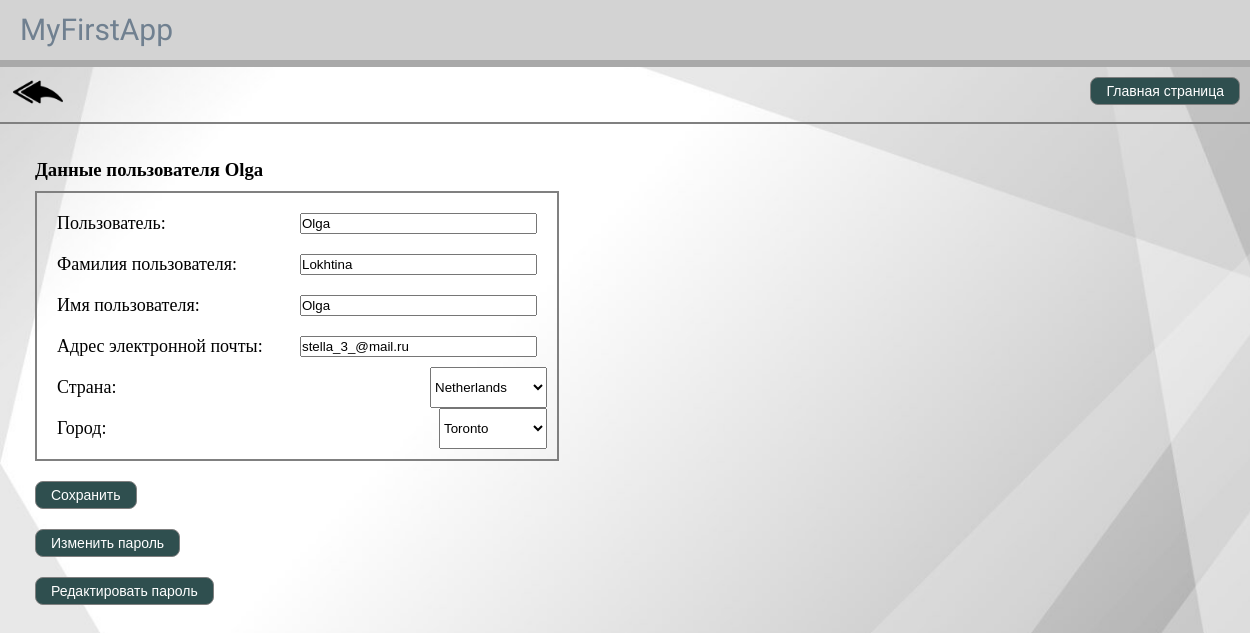
Page /users/main/profile/ (signed in) on the committed database.
### users/models.py (models this page shows)
class User(AbstractUser):
    country = models.ForeignKey(
        Country, default=None, null=True, on_delete=models.SET_DEFAULT
    )
    city = models.ForeignKey(
        City, default=None, null=True, on_delete=models.SET_DEFAULT
    )
    number_telephone = models.CharField(max_length=60)
    photo = models.ImageField(upload_to="users")

### users/views.py (the view)
# urls.py: path("main/profile/", get_profile, name="profile"),
def get_profile(request):
    user = request.user
    if request.method == "GET":
        form = ProfileForm(instance=user)
        return render(request, "profile_edit.html", {"form": form})
    if request.method == "POST":
        form = ProfileForm(request.POST, instance=user)
        if form.is_valid():
            form.save()
        return render(request, "profile_edit.html", {"form": form, "user": user})

### users/forms.py
class ProfileForm(forms.ModelForm):
    username = forms.CharField(widget=forms.TextInput(attrs={"class": "username"}))
    last_name = forms.CharField  # (widget=forms.TextInput(attrs={
    first_name = forms.CharField  # (widget=forms.TextInput(attrs={
    email = forms.CharField  # (widget=forms.TextInput(attrs={
    country = forms.ChoiceField
    city = forms.ChoiceField
    class Meta:
        model = User
        fields = ["username", "last_name", "first_name", "email", "country", "city"]

### users/models.py (called while the page is built)
    def __str__(self):
        return self.name

    def __str__(self):
        return self.name

### templates/profile_edit.html (shortened to what this page needs)
<!DOCTYPE html>
{% load static %}
<html lang="en">
<head>
    <link rel="stylesheet" href="{% static 'users/red.css' %}">
</head>
<body>
    {% include 'header.html' %}
    {% include 'header-2.html' %}
    <main class="maindata">
        <div class="userdata">
            <h3><b>Данные пользователя {{ user }}</b></h3>
                <form  action="/main/profile/data/" method="post">
                    <div class="dataform">
                        <div class="form-row1">
                            <label for="{{ form.username.id_for_label }}">Пользователь: </label>
                            {{ form.username }}
                        </div>
                        <div class="form-row1">
                            <label for="{{ form.last_name.id_for_label }}">Фамилия пользователя: </label>
                            {{ form.last_name }}
                        </div>
                        <div class="form-row1">
                            <label for="{{ form.first_name.id_for_label }}">Имя пользователя: </label>
                            {{ form.first_name }}
                        </div>
                        <div class="form-row1">
                            <label for="{{ form.email.id_for_label }}">Адрес электронной почты: </label>
                            {{ form.email }}
                        </div>
                        <div class="form-row1">
                            <label for="{{ form.country.id_for_label }}">Страна: </label>
                            {{ form.country }}
                        </div>
                        <div class="form-row1">
                            <label for="{{ form.city.id_for_label }}">Город: </label>
                            {{ form.city }}
                        </div>
                    </div>
                    <input class="enter" type="submit" value="Сохранить">
                </form>
                <form>
                    <button formaction="/main/profile/change_password">
                        Изменить пароль
                    </button>
                    </form>
                <form>
                    <button formaction="/main/profile/edit_password/">
                        Редактировать пароль
                    </button>
                </form>
            </div>
        </main>
</body>
</html>

### static/users/red.css (style rules this page uses)
* { margin:0; padding:0; }
body { background-image: url('/static/users/ground.jpg'); background-size: cover; overflow-x: hidden; }
h3 { margin: 10px; }
button, .enter { background-color: DarkSlateGray; border: none; color: white; padding: 5px 15px; text-align: center; text-decoration: none; display: inline-block; font-size: 14px; border-radius: 8px; margin: 10px; border: 1px solid Grey; }
.maindata { display: line-block; float: left; width: 500px; height: 100vh; padding: 10px; }
.userdata { margin: 10px; padding: 5px; }
.dataform { margin: 10px; padding: 10px; border: 2px solid Grey; font-size: 18px; width: 500px; }
.form-row1 label { flex: 1; margin: 10px; margin-right: 0; }
.form-row1 input { flex: 1; margin: 10px; }
.form-row, .form-row1, .form-row2 { display: flex; justify-content: flex-end; }

### rows in the picture
User: username "Olga", last_name "Lokhtina", first_name "Olga", email "stella_3_@mail.ru", country "Netherlands", city "Toronto"
